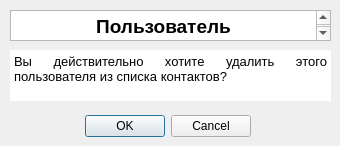
<?xml version="1.0" encoding="UTF-8"?>
<ui version="4.0">
 <class>dlgDelUser</class>
 <widget class="QDialog" name="dlgDelUser">
  <property name="geometry">
   <rect>
    <x>0</x>
    <y>0</y>
    <width>340</width>
    <height>146</height>
   </rect>
  </property>
  <property name="minimumSize">
   <size>
    <width>340</width>
    <height>146</height>
   </size>
  </property>
  <property name="maximumSize">
   <size>
    <width>340</width>
    <height>146</height>
   </size>
  </property>
  <property name="windowTitle">
   <string>Подтверждение удаления</string>
  </property>
  <widget class="QDialogButtonBox" name="buttonBox">
   <property name="geometry">
    <rect>
     <x>80</x>
     <y>110</y>
     <width>171</width>
     <height>32</height>
    </rect>
   </property>
   <property name="orientation">
    <enum>Qt::Horizontal</enum>
   </property>
   <property name="standardButtons">
    <set>QDialogButtonBox::Cancel|QDialogButtonBox::Ok</set>
   </property>
  </widget>
  <widget class="QTextBrowser" name="textBrowser">
   <property name="enabled">
    <bool>true</bool>
   </property>
   <property name="geometry">
    <rect>
     <x>10</x>
     <y>50</y>
     <width>321</width>
     <height>51</height>
    </rect>
   </property>
   <property name="autoFillBackground">
    <bool>false</bool>
   </property>
   <property name="frameShape">
    <enum>QFrame::NoFrame</enum>
   </property>
   <property name="readOnly">
    <bool>true</bool>
   </property>
   <property name="html">
    <string>&lt;!DOCTYPE HTML PUBLIC &quot;-//W3C//DTD HTML 4.0//EN&quot; &quot;http://www.w3.org/TR/REC-html40/strict.dtd&quot;&gt;
&lt;html&gt;&lt;head&gt;&lt;meta name=&quot;qrichtext&quot; content=&quot;1&quot; /&gt;&lt;meta charset=&quot;utf-8&quot; /&gt;&lt;style type=&quot;text/css&quot;&gt;
p, li { white-space: pre-wrap; }
hr { height: 1px; border-width: 0; }
li.unchecked::marker { content: &quot;\2610&quot;; }
li.checked::marker { content: &quot;\2612&quot;; }
&lt;/style&gt;&lt;/head&gt;&lt;body style=&quot; font-family:'Sans Serif'; font-size:9pt; font-weight:400; font-style:normal;&quot;&gt;
&lt;p align=&quot;justify&quot; style=&quot; margin-top:0px; margin-bottom:0px; margin-left:0px; margin-right:0px; -qt-block-indent:0; text-indent:0px;&quot;&gt;&lt;span style=&quot; font-size:10pt;&quot;&gt;Вы действительно хотите удалить этого пользователя из списка контактов?&lt;/span&gt;&lt;/p&gt;&lt;/body&gt;&lt;/html&gt;</string>
   </property>
  </widget>
  <widget class="QTextEdit" name="edtUserName">
   <property name="enabled">
    <bool>true</bool>
   </property>
   <property name="geometry">
    <rect>
     <x>10</x>
     <y>10</y>
     <width>321</width>
     <height>31</height>
    </rect>
   </property>
   <property name="readOnly">
    <bool>true</bool>
   </property>
   <property name="html">
    <string>&lt;!DOCTYPE HTML PUBLIC &quot;-//W3C//DTD HTML 4.0//EN&quot; &quot;http://www.w3.org/TR/REC-html40/strict.dtd&quot;&gt;
&lt;html&gt;&lt;head&gt;&lt;meta name=&quot;qrichtext&quot; content=&quot;1&quot; /&gt;&lt;meta charset=&quot;utf-8&quot; /&gt;&lt;style type=&quot;text/css&quot;&gt;
p, li { white-space: pre-wrap; }
hr { height: 1px; border-width: 0; }
li.unchecked::marker { content: &quot;\2610&quot;; }
li.checked::marker { content: &quot;\2612&quot;; }
&lt;/style&gt;&lt;/head&gt;&lt;body style=&quot; font-family:'Sans Serif'; font-size:9pt; font-weight:400; font-style:normal;&quot;&gt;
&lt;p align=&quot;center&quot; style=&quot; margin-top:0px; margin-bottom:0px; margin-left:0px; margin-right:0px; -qt-block-indent:0; text-indent:0px;&quot;&gt;&lt;span style=&quot; font-size:14pt; font-weight:700;&quot;&gt;Пользователь&lt;/span&gt;&lt;/p&gt;&lt;/body&gt;&lt;/html&gt;</string>
   </property>
  </widget>
 </widget>
 <resources/>
 <connections>
  <connection>
   <sender>buttonBox</sender>
   <signal>accepted()</signal>
   <receiver>dlgDelUser</receiver>
   <slot>accept()</slot>
   <hints>
    <hint type="sourcelabel">
     <x>248</x>
     <y>254</y>
    </hint>
    <hint type="destinationlabel">
     <x>157</x>
     <y>274</y>
    </hint>
   </hints>
  </connection>
  <connection>
   <sender>buttonBox</sender>
   <signal>rejected()</signal>
   <receiver>dlgDelUser</receiver>
   <slot>reject()</slot>
   <hints>
    <hint type="sourcelabel">
     <x>316</x>
     <y>260</y>
    </hint>
    <hint type="destinationlabel">
     <x>286</x>
     <y>274</y>
    </hint>
   </hints>
  </connection>
 </connections>
</ui>
